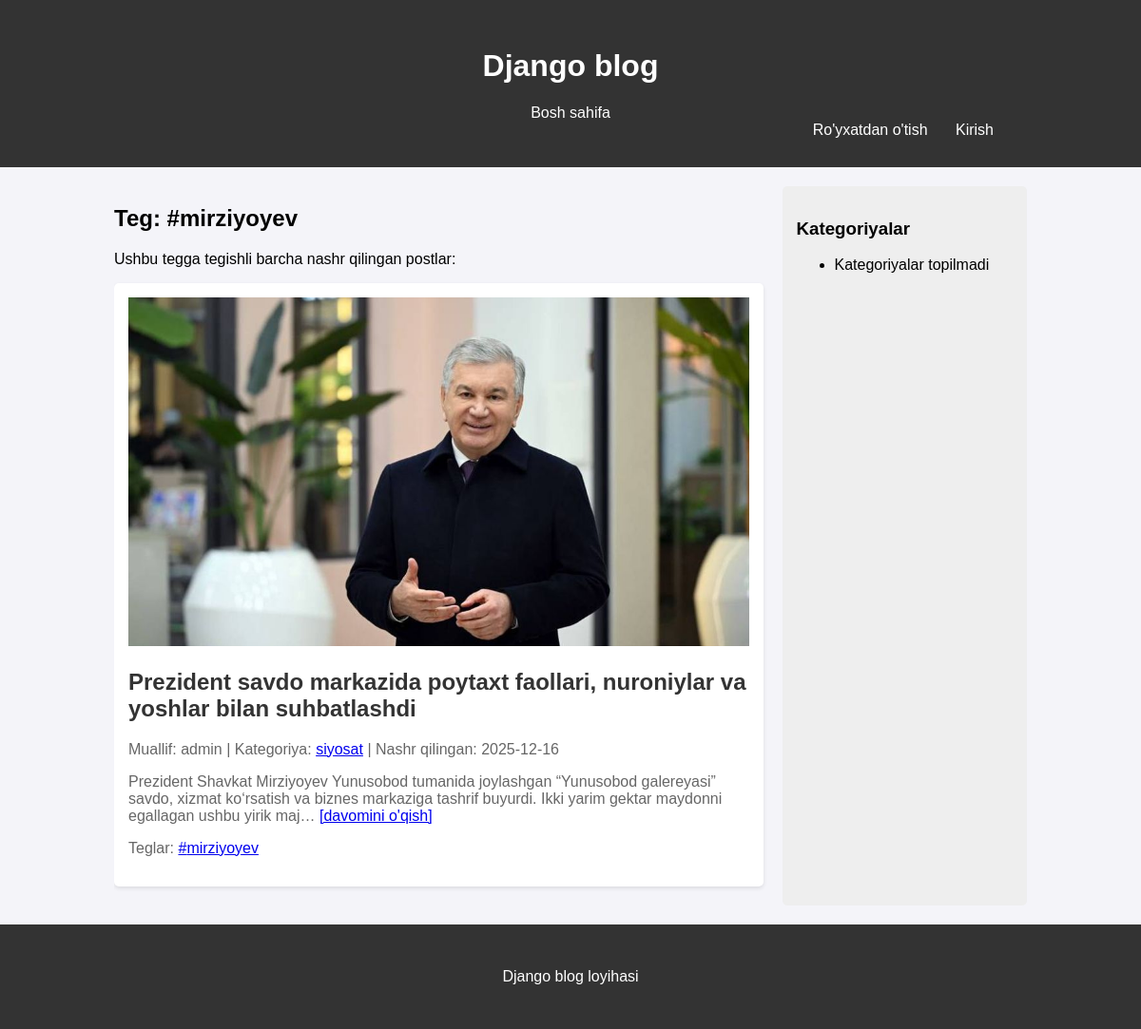
/tag/mirziyoyev/, run on the app's committed database.
### blog/models.py (models this page shows, shortened)
class Tag(models.Model):
    name = models.CharField(max_length=50, unique=True)
    slug = models.SlugField(max_length=50, unique=True)

class Post(models.Model):
    title = models.CharField(max_length=255)
    content = models.TextField()
    image = models.ImageField(upload_to='post_images/', blank=True, null=True)
    author = models.ForeignKey(User, on_delete=models.CASCADE, related_name='blog_posts')
    category = models.ForeignKey(Category, on_delete=models.SET_NULL, null=True, related_name='posts')
    tags = models.ManyToManyField(Tag, blank=True)
    slug = models.SlugField(max_length=255, unique=True)
    created_at = models.DateTimeField(auto_now_add=True)
    updated_at = models.DateTimeField(auto_now=True)
    is_published = models.BooleanField(default=True)
    hit_count_generic = GenericRelation(HitCount, object_id_field='object_pk', related_query_name='hit_count_generic_relation')
    is_featured = models.BooleanField(default=False)
    class Meta:
        ordering = ['-created_at']

class Category(models.Model):
    name = models.CharField(max_length=100, unique=True)
    slug = models.SlugField(max_length=100, unique=True)
    class Meta:
        verbose_name_plural = "Categories"

### blog/views.py (the view)
# urls.py: path('tag/<slug:slug>/', views.TagPostListView.as_view(), name='tag_posts'),
class TagPostListView(ListView):
    model = Post
    template_name = 'blog/tag_posts.html'
    context_object_name = 'posts'
    def get_queryset(self):
        tag = get_object_or_404(Tag, slug=self.kwargs['slug'])
        return Post.objects.filter(tags__in=[tag], is_published=True).order_by('-created_at')
    def get_context_data(self, **kwargs):
        context = super().get_context_data(**kwargs)
        context['tag_name'] = get_object_or_404(Tag, slug=self.kwargs['slug']).name
        return context

### blog/templates/blog/tag_posts.html (shortened to what this page needs)
{% extends "base.html" %}
{% load static %}
{% block content %}
    <h2>Teg: #{{ tag_name }}</h2>
    <p>Ushbu tegga tegishli barcha nashr qilingan postlar:</p>
    {% for post in posts %}
        <div class="post">
            {% if post.image %}
                <img src="{{ post.image.url }}" alt="{{ post.title }}" style="max-width: 100%; height: auto;">
            {% endif %}
            <h2><a href="{% url 'post_detail' post.slug %}">{{ post.title }}</a></h2>
            <p>
                Muallif: {{ post.author.username }} |
                Kategoriya: <a href="{% url 'category_posts' post.category.slug %}">{{ post.category.name }}</a> |
                Nashr qilingan: {{ post.created_at|date:"Y-m-d" }}
            </p>
            <p>{{ post.content|truncatechars:200 }} <a href="{% url 'post_detail' post.slug %}">[davomini o'qish]</a></p>
            {% if post.tags.all %}
                <p>
                    Teglar: {% for tag in post.tags.all %}
                        <a href="{% url 'tag_posts' tag.slug %}">#{{ tag.name }}</a>{% if not forloop.last %}, {% endif %}
                    {% endfor %}
                </p>
            {% endif %}
        </div>
    {% empty %}
        <p>Hozircha "#{{ tag_name }}" tegi bilan belgilanmagan nashr qilingan postlar mavjud emas.</p>
    {% endfor %}
{% endblock %}

### static/css/main.css (style rules this page uses)
body { font-family: Arial, sans-serif; margin: 0; padding: 0; background-color: #f4f4f9; }
.post { background: #fff; padding: 15px; margin-bottom: 20px; border-radius: 5px; box-shadow: 0 2px 4px rgba(0,0,0,0.1); }
.post h2 a { color: #333; text-decoration: none; }
.post p { color: #666; }

### data on the page
Tag: name "mirziyoyev"
Post: image (picture), title "Prezident savdo markazida poytaxt faollari, nuroniylar va yoshlar bilan suhbatlashdi", author.username "admin", category.name "siyosat", created_at "2025-12-16", content "Prezident Shavkat Mirziyoyev Yunusobod tumanida joylashgan “Yunusobod galereyasi” savdo, xizmat ko‘rsatish va biznes markaziga tashrif buyurdi. Ikki yarim gektar maydonni egallagan ushbu yirik maj…"
